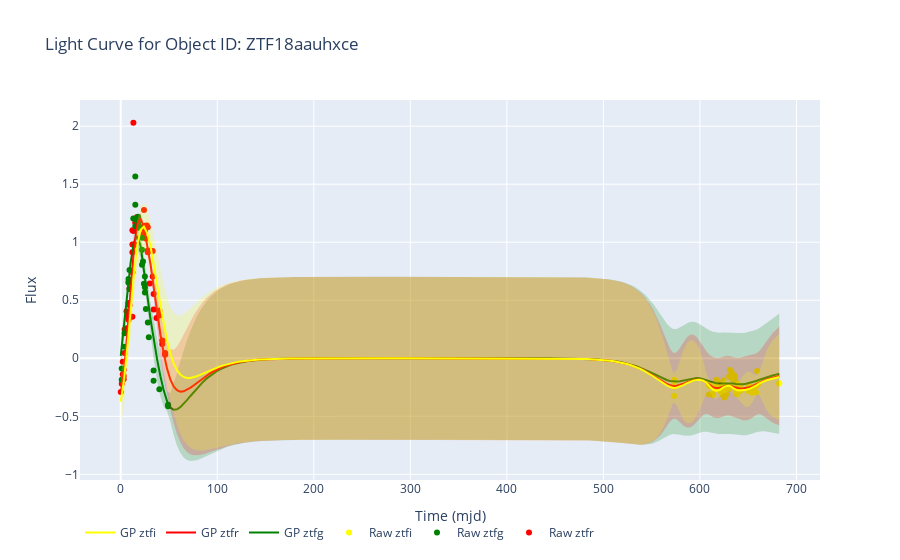

Here is the notebook cell this chart was saved with:
### Code cell
import random

obj_id = random.choice(list_name[:1000])
photo_df = obj_id_process(obj_id)

### Figure 1 — Plotly figure (JSON) as saved in the notebook; plotly's stock layout.template omitted (floating-point values rounded to 4 significant figures; data arrays with more than 128 entries replaced by an {"elided": "..."} marker saying what was removed)
{"data": [{"hovertemplate": "mjd: %{x}<br>flux: %{y}<br>filter: %{text}<br>obj_id: ZTF18aauhxce", "marker": {"color": "rgba(255, 0, 0, 1.0)"}, "mode": "markers", "name": "Raw ztfr", "text": ["ztfr", "ztfr", "ztfr", "ztfr", "ztfr", "ztfr", "ztfr", "ztfr", "ztfr", "ztfr", "ztfr", "ztfr", "ztfr", "ztfr", "ztfr", "ztfr", "ztfr", "ztfr", "ztfr", "ztfr", "ztfr", "ztfr", "ztfr", "ztfr", "ztfr", "ztfr", "ztfr", "ztfr", "ztfr", "ztfr", "ztfr", "ztfr", "ztfr", "ztfr", "ztfr", "ztfr", "ztfr", "ztfr", "ztfr", "ztfr", "ztfr", "ztfr", "ztfr", "ztfr", "ztfr", "ztfr", "ztfr", "ztfr", "ztfr", "ztfr", "ztfr", "ztfr", "ztfr"], "type": "scatter", "x": [0, 1.062, 2.064, 2.098, 3.058, 3.033, 3.037, 4.018, 6.018, 6.018, 8.016, 8.066, 8.068, 8.121, 9.047, 9.049, 12.07, 12.07, 12.1, 4.019, 12.07, 14.99, 14.99, 12.07, 14.99, 13.12, 16.12, 17.99, 23.08, 25.0, 28.02, 34.06, 37.07, 43.07, 24.99, 28.02, 34.06, 40.05, 43.07, 24.06, 25.0, 25.99, 46.0, 46.0, 27.02, 28.02, 29.02, 30.01, 16.99, 33.07, 33.11, 13.1, 40.05], "y": [-0.2896, -0.2193, -0.03028, -0.1377, -0.1523, -0.181, -0.09799, 0.2487, 0.2585, 0.4062, 0.3445, 0.3315, 0.4753, 0.3635, 0.4566, 0.6013, 0.3575, 0.9799, 1.103, 0.04554, 0.7414, 1.167, 1.204, 0.9133, 0.9788, 1.096, 1.145, 1.188, 1.07, 1.143, 1.13, 0.4205, 0.3462, 0.123, 1.099, 0.9288, 0.5541, 0.4115, 0.1539, 1.278, 1.091, 1.032, 0.03028, 0.04655, 1.145, 0.9146, 0.9254, 0.6435, 1.218, 0.9246, 0.7042, 2.03, 0.3689]}, {"hovertemplate": "mjd: %{x}<br>flux: %{y}<br>filter: %{text}<br>obj_id: ZTF18aauhxce", "marker": {"color": "rgba(0, 128, 0, 1.0)"}, "mode": "markers", "name": "Raw ztfg", "text": ["ztfg", "ztfg", "ztfg", "ztfg", "ztfg", "ztfg", "ztfg", "ztfg", "ztfg", "ztfg", "ztfg", "ztfg", "ztfg", "ztfg", "ztfg", "ztfg", "ztfg", "ztfg", "ztfg", "ztfg", "ztfg", "ztfg", "ztfg", "ztfg", "ztfg", "ztfg", "ztfg", "ztfg", "ztfg", "ztfg", "ztfg", "ztfg", "ztfg", "ztfg"], "type": "scatter", "x": [1.018, 0.9941, 3.994, 3.993, 8.032, 8.035, 8.086, 9.073, 9.07, 13.01, 15.06, 15.08, 16.06, 15.06, 18.02, 18.02, 20.06, 18.02, 22.04, 22.04, 23.04, 24.03, 25.02, 34.02, 22.04, 25.01, 34.02, 40.0, 25.01, 49.02, 49.02, 26.04, 28.06, 29.06], "y": [-0.08734, -0.1859, 0.09956, 0.2163, 0.6581, 0.6831, 0.6509, 0.5964, 0.7614, 1.204, 1.138, 1.324, 1.194, 1.567, 1.166, 1.219, 1.131, 1.124, 0.8068, 0.9362, 0.8332, 0.6432, 0.704, -0.1932, 1.038, 0.612, -0.1053, -0.2678, 0.5665, -0.4, -0.4136, 0.4256, 0.3076, 0.1811]}, {"hovertemplate": "mjd: %{x}<br>flux: %{y}<br>filter: %{text}<br>obj_id: ZTF18aauhxce", "marker": {"color": "rgba(255, 255, 0, 1.0)"}, "mode": "markers", "name": "Raw ztfi", "text": ["ztfi", "ztfi", "ztfi", "ztfi", "ztfi", "ztfi", "ztfi", "ztfi", "ztfi", "ztfi", "ztfi", "ztfi", "ztfi", "ztfi", "ztfi", "ztfi", "ztfi", "ztfi", "ztfi", "ztfi", "ztfi", "ztfi", "ztfi", "ztfi", "ztfi", "ztfi", "ztfi", "ztfi", "ztfi", "ztfi", "ztfi", "ztfi", "ztfi", "ztfi", "ztfi", "ztfi", "ztfi", "ztfi", "ztfi", "ztfi", "ztfi", "ztfi", "ztfi", "ztfi", "ztfi", "ztfi", "ztfi", "ztfi", "ztfi", "ztfi", "ztfi", "ztfi", "ztfi", "ztfi", "ztfi", "ztfi", "ztfi", "ztfi", "ztfi"], "type": "scatter", "x": [573.3, 573.3, 573.3, 573.3, 608.4, 609.3, 609.3, 610.2, 610.4, 613.3, 613.4, 617.2, 617.2, 618.3, 618.4, 619.2, 619.3, 621.2, 621.2, 622.2, 622.3, 623.2, 623.3, 624.3, 625.2, 626.2, 626.2, 627.2, 627.2, 629.1, 630.2, 630.2, 631.1, 632.1, 633.1, 634.1, 636.1, 637.2, 638.3, 638.3, 639.2, 636.2, 640.2, 641.1, 641.2, 642.1, 642.2, 650.2, 650.2, 652.2, 654.2, 654.2, 655.2, 658.1, 658.2, 659.2, 660.1, 682.1, 682.2], "y": [-0.3226, -0.197, -0.1842, -0.2454, -0.2086, -0.2321, -0.3111, -0.2232, -0.2438, -0.3165, -0.3006, -0.1841, -0.2326, -0.2059, -0.2613, -0.27, -0.2597, -0.2245, -0.2842, -0.2858, -0.2579, -0.2457, -0.3115, -0.192, -0.3389, -0.2324, -0.2662, -0.3115, -0.2322, -0.2585, -0.1569, -0.2645, -0.102, -0.247, -0.1268, -0.1818, -0.169, -0.2934, -0.3097, -0.2143, -0.2579, -0.1535, -0.2404, -0.243, -0.2833, -0.2733, -0.2685, -0.2829, -0.2505, -0.246, -0.2965, -0.2531, -0.286, -0.2939, -0.2403, -0.1105, -0.2212, -0.216, -0.218]}, {"line": {"color": "rgba(0, 128, 0, 1.0)"}, "mode": "lines", "name": "GP ztfg", "type": "scatter", "x": {"elided": "200 float values"}, "y": {"elided": "200 float values"}}, {"line": {"color": "rgba(0, 128, 0, 0)"}, "mode": "lines", "name": "Upper Bound ztfg", "showlegend": false, "type": "scatter", "x": {"elided": "200 float values"}, "y": {"elided": "200 float values"}}, {"fill": "tonexty", "fillcolor": "rgba(0, 128, 0, 0.2)", "line": {"color": "rgba(0, 128, 0, 0)"}, "mode": "lines", "name": "Lower Bound ztfg", "showlegend": false, "type": "scatter", "x": {"elided": "200 float values"}, "y": {"elided": "200 float values"}}, {"line": {"color": "rgba(255, 0, 0, 1.0)"}, "mode": "lines", "name": "GP ztfr", "type": "scatter", "x": {"elided": "200 float values"}, "y": {"elided": "200 float values"}}, {"line": {"color": "rgba(255, 0, 0, 0)"}, "mode": "lines", "name": "Upper Bound ztfr", "showlegend": false, "type": "scatter", "x": {"elided": "200 float values"}, "y": {"elided": "200 float values"}}, {"fill": "tonexty", "fillcolor": "rgba(255, 0, 0, 0.2)", "line": {"color": "rgba(255, 0, 0, 0)"}, "mode": "lines", "name": "Lower Bound ztfr", "showlegend": false, "type": "scatter", "x": {"elided": "200 float values"}, "y": {"elided": "200 float values"}}, {"line": {"color": "rgba(255, 255, 0, 1.0)"}, "mode": "lines", "name": "GP ztfi", "type": "scatter", "x": {"elided": "200 float values"}, "y": {"elided": "200 float values"}}, {"line": {"color": "rgba(255, 255, 0, 0)"}, "mode": "lines", "name": "Upper Bound ztfi", "showlegend": false, "type": "scatter", "x": {"elided": "200 float values"}, "y": {"elided": "200 float values"}}, {"fill": "tonexty", "fillcolor": "rgba(255, 255, 0, 0.2)", "line": {"color": "rgba(255, 255, 0, 0)"}, "mode": "lines", "name": "Lower Bound ztfi", "showlegend": false, "type": "scatter", "x": {"elided": "200 float values"}, "y": {"elided": "200 float values"}}], "layout": {"legend": {"orientation": "h"}, "title": {"text": "Light Curve for Object ID: ZTF18aauhxce"}, "xaxis": {"title": {"text": "Time (mjd)"}}, "yaxis": {"title": {"text": "Flux"}}}}
